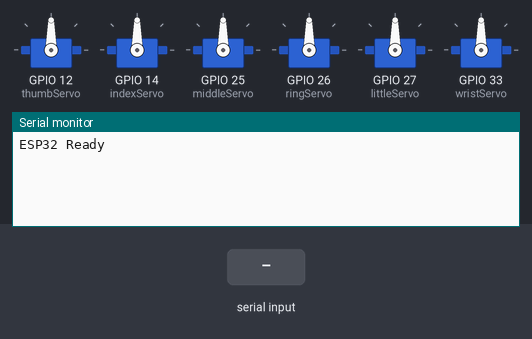
The sketch below on a simulated ESP32. On the bench: 6 × servo, the last lines printed to the serial monitor. The inputs (shaded band) are chosen by the test bench.

Above: at 1.2 s.
1.3 s: "90,45\n" received over Serial
At 1.8 s:
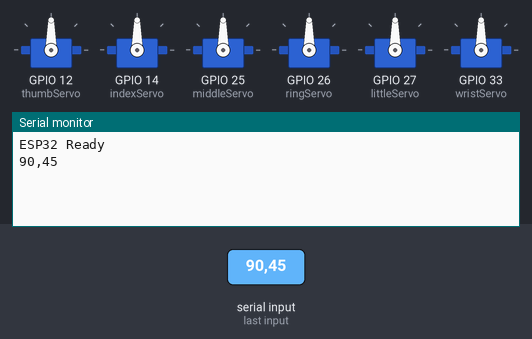
2.8 s: "6\n" received over Serial
At 4.1 s:
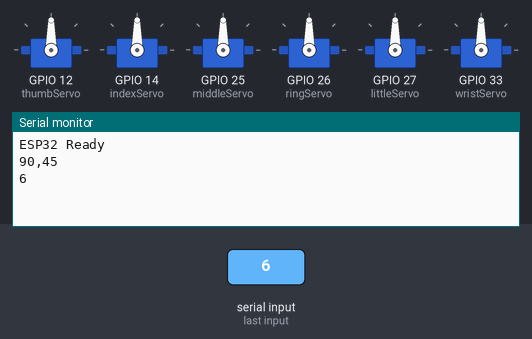

The sketch:

ESP_32_mimic_bot.ino
```cpp
#include <ESP32Servo.h>

Servo thumbServo;
Servo indexServo;
Servo middleServo;
Servo ringServo;
Servo littleServo;
Servo wristServo;

String data = "";

void setup() {
  Serial.begin(115200);

  thumbServo.attach(12);
  indexServo.attach(14);
  middleServo.attach(25);
  ringServo.attach(26);
  littleServo.attach(27);
  wristServo.attach(33);

  Serial.println("ESP32 Ready");
}

void loop() {

  while (Serial.available()) {
    char c = Serial.read();

    if (c == '\n') {
      processData(data);
      data = "";
    } else {
      data += c;
    }
  }
}

// -------- FUNCTION TO PROCESS DATA --------
void processData(String cmd) {

  int T = 0, I = 0, M = 0, R = 0, L = 0, W = 90;

  int parsed = sscanf(cmd.c_str(), "T:%d,I:%d,M:%d,R:%d,L:%d,W:%d",
         &T, &I, &M, &R, &L, &W);

  if (parsed == 6) {
    thumbServo.write(T);
    indexServo.write(I);
    middleServo.write(M);
    ringServo.write(R);
    littleServo.write(L);
    wristServo.write(W);
  }

  Serial.println(cmd);  // Debug
}
```

Measured:
- after the input at 1.3 s, the serial monitor: prints a new line at once (image 1)
- after the input at 2.8 s, the serial monitor: prints a new line at once (image 2)
